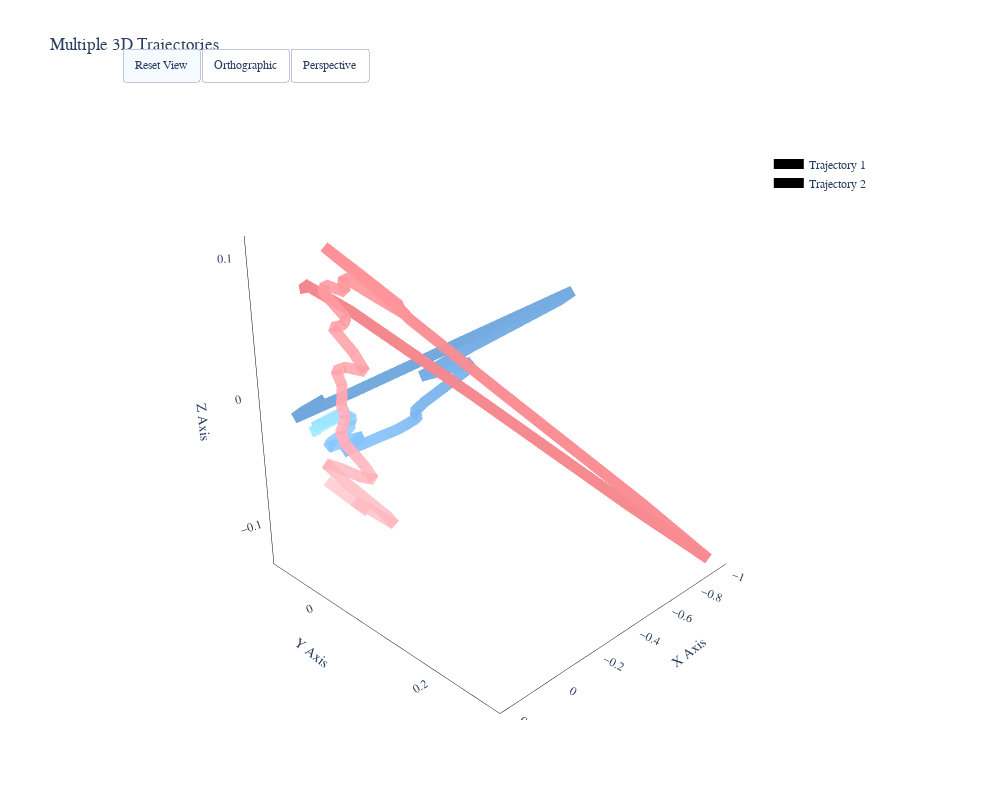

The cell this chart's notebook holds for it:
### Code cell
import plotly.graph_objects as go

time_points = 50
n = 2

colors = {
    'traj1': '#70A5D9',  
    'traj2': '#F0868C'   
}

def generate_gradient_rgba(hex_color, time_points):
    rgb = tuple(int(hex_color.lstrip('#')[i:i+2], 16) for i in (0, 2, 4))
    alphas = np.linspace(1, 0.7, time_points)
    return [f'rgba({rgb[0]},{rgb[1]},{rgb[2]},{alpha:.2f})' for alpha in alphas]

color_array_1 = generate_gradient_rgba(colors['traj1'], time_points)
color_array_2 = generate_gradient_rgba(colors['traj2'], time_points)

fig = go.Figure()

fig.add_trace(go.Scatter3d(
    x = trajectories_021322_1.mean()[0, :],
    y = trajectories_021322_1.mean()[1, :],
    z = trajectories_021322_1.mean()[2, :],
    mode='lines',
    name=f'Trajectory {1}',  
    line=dict(
        width=22,
        color=color_array_1
    )
))

fig.add_trace(go.Scatter3d(
    x = trajectories_021322_2.mean()[0, :],
    y = trajectories_021322_2.mean()[1, :],
    z = trajectories_021322_2.mean()[2, :],
    mode='lines',
    name=f'Trajectory {2}',  
    line=dict(
        width=22,
        color=color_array_2
    )
))

fig.update_layout(
    title='Multiple 3D Trajectories',
    scene=dict(
        xaxis=dict(
            title='X Axis',
            showbackground=True,
            backgroundcolor='white',
            showgrid=False,
            gridwidth=0,
            linecolor='black', 
            title_font=dict(size=14)  
        ),
        yaxis=dict(
            title='Y Axis',
            showbackground=True,
            backgroundcolor='white',
            showgrid=False,
            gridwidth=0,
            linecolor='black',
            title_font=dict(size=14)
        ),
        zaxis=dict(
            title='Z Axis',
            showbackground=True,
            backgroundcolor='white',
            showgrid=False,
            gridwidth=0,
            linecolor='black',
            title_font=dict(size=14)
        ),
        camera=dict(
            eye=dict(x=1.5, y=1.5, z=0.6)
        )
    ),
    width=1000,
    height=800,
    font=dict(family='Arial', size=12),  
    legend=dict(
        x=0.82,
        y=0.92,
        bgcolor='rgba(255,255,255,0.9)',  
        bordercolor='rgba(0,0,0,0.2)'
    )
)

# 交互功能按钮
fig.update_layout(
    updatemenus=[
        dict(
            type="buttons",
            buttons=[
                dict(label="Reset View",
                     method="relayout",
                     args=["scene.camera", None]),
                dict(label="Orthographic",
                     method="relayout",
                     args=["scene.dragmode", "orbit"]),
                dict(label="Perspective",
                     method="relayout",
                     args=["scene.dragmode", "perspective"])
            ],
            direction="left",
            pad={"r": 10, "t": 10},
            showactive=True,
            x=0.05,
            xanchor="left",
            y=1.1,
            yanchor="top"
        )
    ]
)

fig.show()

### Figure 1 — Plotly figure (JSON) as saved in the notebook; plotly's stock layout.template omitted (floating-point values rounded to 4 significant figures)
{"data": [{"line": {"color": ["rgba(112,165,217,1.00)", "rgba(112,165,217,0.99)", "rgba(112,165,217,0.99)", "rgba(112,165,217,0.98)", "rgba(112,165,217,0.98)", "rgba(112,165,217,0.97)", "rgba(112,165,217,0.96)", "rgba(112,165,217,0.96)", "rgba(112,165,217,0.95)", "rgba(112,165,217,0.94)", "rgba(112,165,217,0.94)", "rgba(112,165,217,0.93)", "rgba(112,165,217,0.93)", "rgba(112,165,217,0.92)", "rgba(112,165,217,0.91)", "rgba(112,165,217,0.91)", "rgba(112,165,217,0.90)", "rgba(112,165,217,0.90)", "rgba(112,165,217,0.89)", "rgba(112,165,217,0.88)", "rgba(112,165,217,0.88)", "rgba(112,165,217,0.87)", "rgba(112,165,217,0.87)", "rgba(112,165,217,0.86)", "rgba(112,165,217,0.85)", "rgba(112,165,217,0.85)", "rgba(112,165,217,0.84)", "rgba(112,165,217,0.83)", "rgba(112,165,217,0.83)", "rgba(112,165,217,0.82)", "rgba(112,165,217,0.82)", "rgba(112,165,217,0.81)", "rgba(112,165,217,0.80)", "rgba(112,165,217,0.80)", "rgba(112,165,217,0.79)", "rgba(112,165,217,0.79)", "rgba(112,165,217,0.78)", "rgba(112,165,217,0.77)", "rgba(112,165,217,0.77)", "rgba(112,165,217,0.76)", "rgba(112,165,217,0.76)", "rgba(112,165,217,0.75)", "rgba(112,165,217,0.74)", "rgba(112,165,217,0.74)", "rgba(112,165,217,0.73)", "rgba(112,165,217,0.72)", "rgba(112,165,217,0.72)", "rgba(112,165,217,0.71)", "rgba(112,165,217,0.71)", "rgba(112,165,217,0.70)"], "width": 22}, "mode": "lines", "name": "Trajectory 1", "type": "scatter3d", "x": [-0.03395, 0.07703, 0.1463, -0.05563, -0.5924, -1.019, -0.8147, -0.2621, 0.02158, -0.01749, -0.09487, -0.06409, 0.02424, 0.09619, 0.1111, 0.07729, 0.03558, 0.01536, 0.01761, 0.02252, 0.02366, 0.03784, 0.09818, 0.1667, 0.1338, 0.06609, 0.1107, 0.1877, 0.1678, 0.0966, 0.06551, 0.06336, 0.0433, 0.03888, 0.05592, 0.03582, 0.006758, 0.01557, 0.02363, -0.0005372, -0.03076, -0.03473, 0.02822, 0.09198, 0.04469, -0.03406, -0.004207, 0.08145, 0.1344, 0.1153], "y": [-0.1167, -0.1103, -0.09363, -0.06295, -0.01904, 0.02607, 0.05812, 0.07966, 0.1012, 0.1225, 0.1372, 0.1427, 0.141, 0.1345, 0.1252, 0.114, 0.1011, 0.08713, 0.07267, 0.05929, 0.04756, 0.03739, 0.02797, 0.02, 0.01514, 0.01151, 0.005903, -0.0003118, -0.00444, -0.007382, -0.01106, -0.01539, -0.01952, -0.02448, -0.03069, -0.03681, -0.04335, -0.05076, -0.05792, -0.06377, -0.06866, -0.07303, -0.07764, -0.08088, -0.0802, -0.07713, -0.07411, -0.07023, -0.0638, -0.05459], "z": [-0.01092, -0.01582, -0.01605, -0.0001783, 0.03434, 0.06409, 0.06182, 0.0407, 0.03126, 0.03593, 0.04023, 0.03702, 0.02921, 0.02086, 0.01451, 0.0101, 0.006023, 0.001036, -0.004441, -0.0093, -0.01288, -0.01608, -0.02058, -0.02466, -0.02297, -0.01901, -0.02047, -0.02339, -0.02131, -0.0166, -0.01388, -0.01277, -0.01096, -0.01031, -0.01119, -0.0107, -0.0102, -0.01191, -0.01375, -0.01407, -0.01402, -0.01521, -0.01963, -0.02381, -0.02202, -0.01817, -0.01919, -0.02237, -0.02344, -0.02037]}, {"line": {"color": ["rgba(240,134,140,1.00)", "rgba(240,134,140,0.99)", "rgba(240,134,140,0.99)", "rgba(240,134,140,0.98)", "rgba(240,134,140,0.98)", "rgba(240,134,140,0.97)", "rgba(240,134,140,0.96)", "rgba(240,134,140,0.96)", "rgba(240,134,140,0.95)", "rgba(240,134,140,0.94)", "rgba(240,134,140,0.94)", "rgba(240,134,140,0.93)", "rgba(240,134,140,0.93)", "rgba(240,134,140,0.92)", "rgba(240,134,140,0.91)", "rgba(240,134,140,0.91)", "rgba(240,134,140,0.90)", "rgba(240,134,140,0.90)", "rgba(240,134,140,0.89)", "rgba(240,134,140,0.88)", "rgba(240,134,140,0.88)", "rgba(240,134,140,0.87)", "rgba(240,134,140,0.87)", "rgba(240,134,140,0.86)", "rgba(240,134,140,0.85)", "rgba(240,134,140,0.85)", "rgba(240,134,140,0.84)", "rgba(240,134,140,0.83)", "rgba(240,134,140,0.83)", "rgba(240,134,140,0.82)", "rgba(240,134,140,0.82)", "rgba(240,134,140,0.81)", "rgba(240,134,140,0.80)", "rgba(240,134,140,0.80)", "rgba(240,134,140,0.79)", "rgba(240,134,140,0.79)", "rgba(240,134,140,0.78)", "rgba(240,134,140,0.77)", "rgba(240,134,140,0.77)", "rgba(240,134,140,0.76)", "rgba(240,134,140,0.76)", "rgba(240,134,140,0.75)", "rgba(240,134,140,0.74)", "rgba(240,134,140,0.74)", "rgba(240,134,140,0.73)", "rgba(240,134,140,0.72)", "rgba(240,134,140,0.72)", "rgba(240,134,140,0.71)", "rgba(240,134,140,0.71)", "rgba(240,134,140,0.70)"], "width": 22}, "mode": "lines", "name": "Trajectory 2", "type": "scatter3d", "x": [0.08472, 0.08415, -0.03187, -0.3396, -0.7604, -0.9784, -0.7939, -0.4203, -0.1839, -0.1587, -0.1585, -0.05881, 0.02523, -0.003362, -0.1066, -0.1628, -0.09167, -0.002027, 0.004859, 0.005404, 0.05931, 0.07116, 0.02326, 0.0384, 0.07055, 0.0282, 0.009259, 0.06347, 0.09247, 0.08465, 0.09088, 0.09742, 0.0936, 0.1008, 0.1107, 0.1015, 0.05749, 0.03213, 0.06127, 0.1116, 0.1419, 0.08792, -0.01588, -0.03902, 0.01624, 0.05227, 0.03677, 0.009827, 0.03994, 0.1075], "y": [-0.0806, -0.08329, -0.04628, 0.05631, 0.1976, 0.2705, 0.2074, 0.08013, 4.846e-05, -0.00789, -0.007028, -0.03932, -0.066, -0.05419, -0.01669, 0.005038, -0.01585, -0.04288, -0.04145, -0.03761, -0.05151, -0.05087, -0.02981, -0.02995, -0.03571, -0.01606, -0.004547, -0.01792, -0.02312, -0.01607, -0.01427, -0.01319, -0.00933, -0.009782, -0.01203, -0.008584, 0.005858, 0.01318, 0.001365, -0.01816, -0.03158, -0.01683, 0.01471, 0.01872, -0.003948, -0.01983, -0.01798, -0.01206, -0.02482, -0.04986], "z": [0.07527, 0.08158, 0.06225, 0.000456, -0.08655, -0.1292, -0.08425, 0.001751, 0.05683, 0.06481, 0.06646, 0.08891, 0.1072, 0.09972, 0.075, 0.05977, 0.07151, 0.08669, 0.0828, 0.0769, 0.08213, 0.07755, 0.05948, 0.05497, 0.0538, 0.03615, 0.02355, 0.027, 0.02503, 0.01499, 0.00819, 0.00177, -0.006657, -0.01232, -0.01702, -0.02557, -0.0413, -0.0525, -0.0512, -0.04479, -0.04218, -0.05749, -0.08327, -0.0907, -0.08025, -0.07353, -0.07744, -0.08335, -0.07617, -0.0602]}], "layout": {"font": {"family": "Arial", "size": 12}, "height": 800, "legend": {"bgcolor": "rgba(255,255,255,0.9)", "bordercolor": "rgba(0,0,0,0.2)", "x": 0.82, "y": 0.92}, "scene": {"camera": {"eye": {"x": 1.5, "y": 1.5, "z": 0.6}}, "xaxis": {"backgroundcolor": "white", "gridwidth": 0, "linecolor": "black", "showbackground": true, "showgrid": false, "title": {"font": {"size": 14}, "text": "X Axis"}}, "yaxis": {"backgroundcolor": "white", "gridwidth": 0, "linecolor": "black", "showbackground": true, "showgrid": false, "title": {"font": {"size": 14}, "text": "Y Axis"}}, "zaxis": {"backgroundcolor": "white", "gridwidth": 0, "linecolor": "black", "showbackground": true, "showgrid": false, "title": {"font": {"size": 14}, "text": "Z Axis"}}}, "title": {"text": "Multiple 3D Trajectories"}, "updatemenus": [{"buttons": [{"args": ["scene.camera", null], "label": "Reset View", "method": "relayout"}, {"args": ["scene.dragmode", "orbit"], "label": "Orthographic", "method": "relayout"}, {"args": ["scene.dragmode", "perspective"], "label": "Perspective", "method": "relayout"}], "direction": "left", "pad": {"r": 10, "t": 10}, "showactive": true, "type": "buttons", "x": 0.05, "xanchor": "left", "y": 1.1, "yanchor": "top"}], "width": 1000}}
